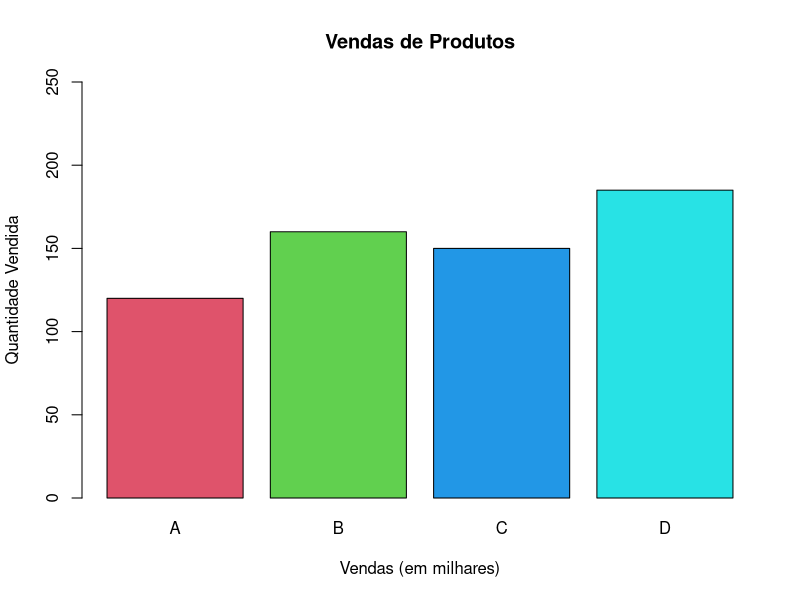
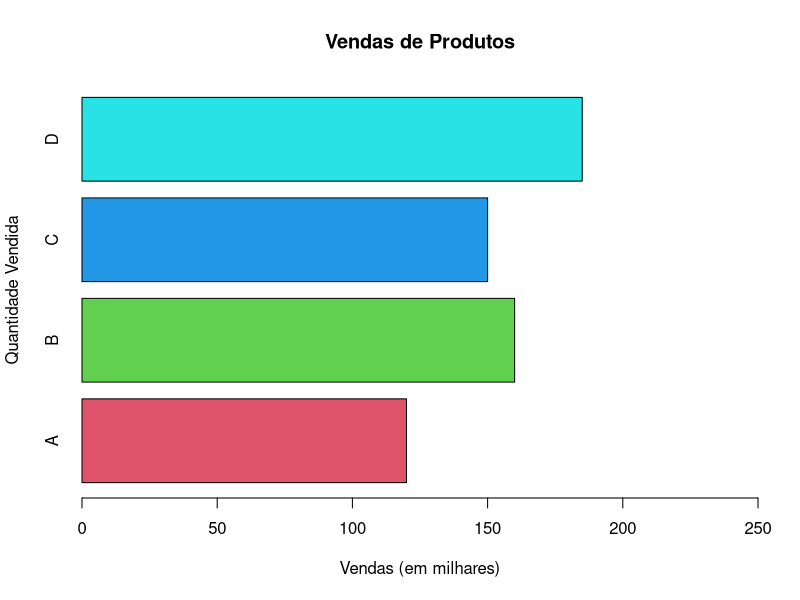

Write R code to recreate these figures, in order.
produtos <- c("A", "B", "C", "D")
vendas <- c(120, 160, 150, 185)

barplot(vendas,
    names.arg = produtos,
    main = "Vendas de Produtos", col = c(2:5),
    xlab = "Vendas (em milhares)",
    ylab = "Quantidade Vendida",
    ylim = c(0, 250)
)

text(
    x = vendas, y = vendas + 10,
    labels = vendas, cex = 1.5,
    col = "black"
) # Adiciona os valores acima das barras

barplot(vendas,
    names.arg = produtos,
    main = "Vendas de Produtos", col = c(2:5),
    xlab = "Vendas (em milhares)",
    ylab = "Quantidade Vendida",
    horiz = TRUE,
    xlim = c(0, 250), # como o gráfico está na horizontal, o eixo x é usado ao invés de ylim
)
